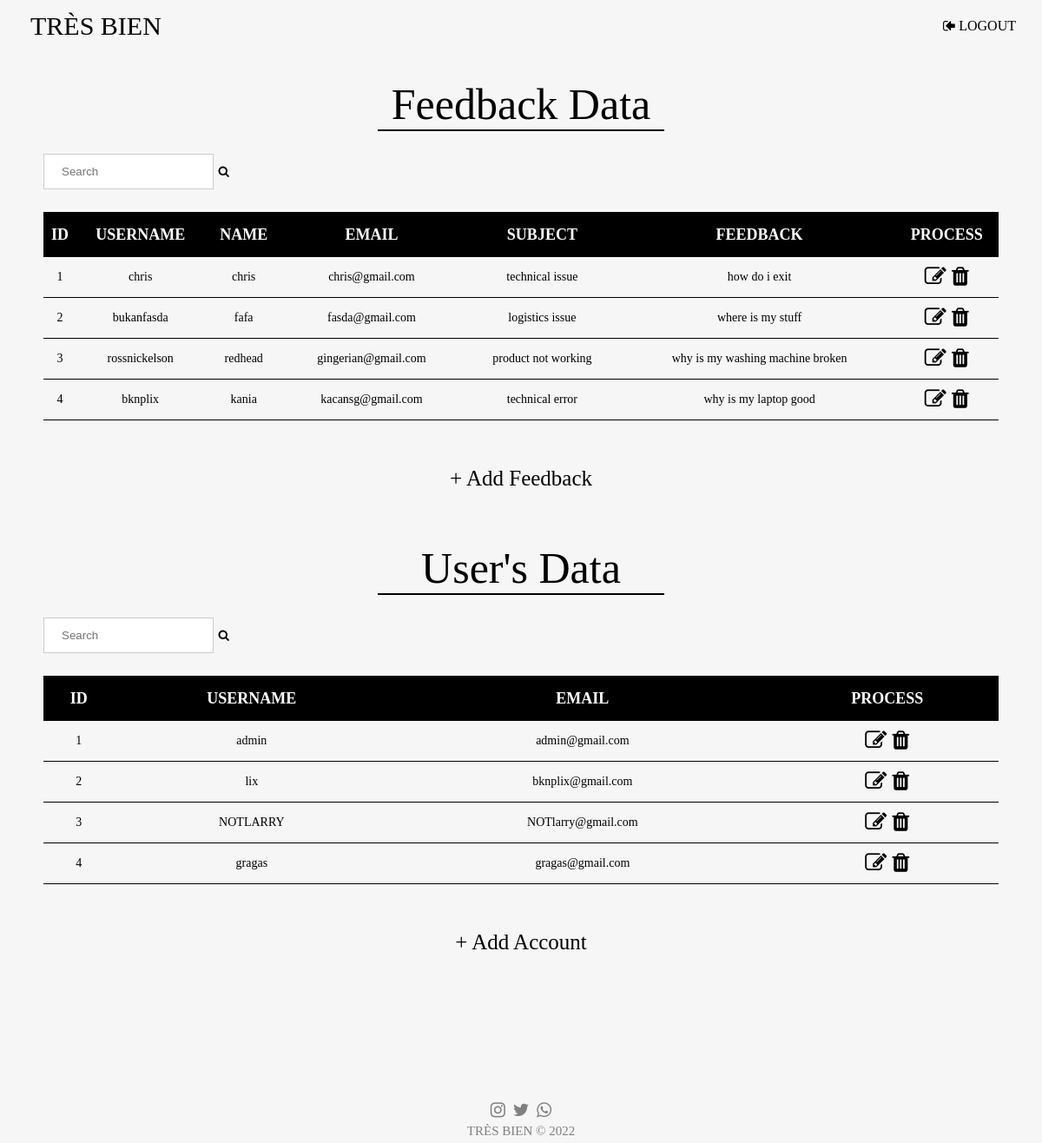
The page /admin.php (signed in) on the database its author committed.
### tables this page shows
CREATE TABLE `feedback` (
  `ID_FEEDBACK` int(11) NOT NULL,
  `USERNAME_AKUN` varchar(255) NOT NULL,
  `NAME` varchar(255) NOT NULL,
  `EMAIL` varchar(255) NOT NULL,
  `SUBJECT` varchar(255) NOT NULL,
  `FEEDBACK` varchar(255) NOT NULL
);

CREATE TABLE `akun` (
  `ID_AKUN` int(11) NOT NULL,
  `USERNAME` varchar(255) NOT NULL,
  `EMAIL` varchar(255) NOT NULL,
  `PSW` varchar(255) NOT NULL
);

### admin.php (the view, shortened to what this page needs)
<?php
    require "config.php";
    $review = [];
    $akun = [];
    if(isset($_GET['search'])){
        $keyword = $_GET['keyword'];
        $result = mysqli_query($conn, "SELECT * FROM feedback WHERE USERNAME_AKUN LIKE '%$keyword%'
                OR NAME LIKE '%$keyword%' OR EMAIL LIKE '%$keyword%' OR FEEDBACK LIKE '%$keyword%'
                OR SUBJECT LIKE '%$keyword%'");
        while($row = mysqli_fetch_assoc($result)){
            $review[] = $row;
        }
        $panjang = 0;
        foreach($review as $x) {
            $panjang++;
        }
    } else{
        $result = mysqli_query($conn, "SELECT * FROM feedback");
        while($row = mysqli_fetch_assoc($result)){
            $review[] = $row;
        }
        $panjang = 0;
        foreach($review as $x) {
            $panjang++;
        }
    }
    if(isset($_GET['search1'])){
        $keyword1 = $_GET['keyword1'];
        $result1 = mysqli_query($conn, "SELECT * FROM akun WHERE USERNAME LIKE '%$keyword1%'
                OR EMAIL LIKE '%$keyword1%'");
        while($row = mysqli_fetch_assoc($result1)){
            $akun[] = $row;
        }
        $panjang = 0;
        foreach($akun as $x) {
            $panjang++;
        }
    } else{
        $result1 = mysqli_query($conn, "SELECT * FROM akun");
        while($row = mysqli_fetch_assoc($result1)){
            $akun[] = $row;
        }
        $panjang = 0;
        foreach($akun as $x) {
            $panjang++;
        }
    }
?>
<!DOCTYPE html>
<html lang="en">
    <head>
        <link rel="stylesheet" href="style.css">
        <link rel="stylesheet" href="https://cdnjs.cloudflare.com/ajax/libs/font-awesome/4.7.0/css/font-awesome.min.css">
    </head>
    <body>
        <header id="kotaknav">
            <div class="kotaknav">
                <div class="kotaknav1">
                    <div class="kotaklogo">
                        <a href="#">
                            TRÈS BIEN
                        </a>
                    </div>
                </div>
                <div class="isinav">
                    <div class="isinav">
                        <a href="login.php">
                            <i class="fa fa-sign-in fa-rotate-180"></i>
                            LOGOUT
                        </a>
                    </div>
                </div>
            </div>
        </header>
        <main>
            <br>
            <br>
            <div class="content1">
                <div class="tabel-data">
                    <div class="content1-teks1">
                        Feedback Data
                    </div>
                    <br>
                    <div class="form-search">
                        <form class="form-search-input" method="GET" action="">
                            <input type="text" placeholder="Search" name="keyword" autocomplete="off">
                            <button type="submit" class="form-search-button" name="search"><i class="fa fa-search"></i></button>
                        </form>
                    </div>
                    <br>
                    <table class="tabel-admin">
                        <tr>
                            <th height=50px>ID</th>
                            <th>USERNAME</th>
                            <th>NAME</th>
                            <th>EMAIL</th>
                            <th>SUBJECT</th>
                            <th>FEEDBACK</th>
                            <th>PROCESS</th>
                        </tr>
                        <?php if($panjang != 0){ ?>
                        <?php $i = 1; foreach($review as $rev): ?>
                        <tr>
                            <td><?php echo $i; ?></td>
                            <td><?php echo $rev['USERNAME_AKUN']; ?></td>
                            <td><?php echo $rev['NAME'];?></td>
                            <td><?php echo $rev['EMAIL']; ?></td>
                            <td><?php echo $rev['SUBJECT']; ?></td>
                            <td><?php echo $rev['FEEDBACK']; ?></td>
                            <td>
                                <a href="admin_update_feedback.php?ID_FEEDBACK=<?php echo $rev['ID_FEEDBACK'];?>">
                                    <i class="fa fa-pencil-square-o"></i>
                                </a>
                                <a href="admin_delete_feedback.php?ID_FEEDBACK=<?php echo $rev['ID_FEEDBACK'];?>">
                                    <i class="fa fa-trash"></i>
                                </a>
                            </td>
                        </tr>
                        <?php $i++; endforeach; ?>
                        <?php } else {?>
                            <td colspan=6>
                                No Data Available
                            </td>
                        <?php } ?>
                    </table><br>
                </div>
            </div>
            <div class="tabel-data-tambah">
                <a href="admin_add_feedback.php">+ Add Feedback</a>
            </div>
            <div class="content1">
                <div class="tabel-data">
                    <div class="content1-teks1">
                        User's Data
                    </div>
                    <br>
                    <div class="form-search">
                        <form class="form-search-input" method="GET" action="">
                            <input type="text" placeholder="Search" name="keyword1" autocomplete="off">
                            <button type="submit" class="form-search-button" name="search1"><i class="fa fa-search"></i></button>
                        </form>
                    </div>
                    <br>
                    <table class="tabel-admin">
                        <tr>
                            <th height=50px>ID</th>
                            <th>USERNAME</th>
                            <th>EMAIL</th>
                            <th>PROCESS</th>
                        </tr>
                        <?php if($panjang != 0){ ?>
                        <?php $i = 1; foreach($akun as $rev): ?>
                        <tr>
                            <td><?php echo $i; ?></td>
                            <td><?php echo $rev['USERNAME']; ?></td>
                            <td><?php echo $rev['EMAIL']; ?></td>
                            <td>
                                <a href="admin_update_akun.php?ID_AKUN=<?php echo $rev['ID_AKUN'];?>">
                                    <i class="fa fa-pencil-square-o"></i>
                                </a>
                                <a href="admin_delete_akun.php?ID_AKUN=<?php echo $rev['ID_AKUN'];?>">
                                    <i class="fa fa-trash"></i>
                                </a>
                            </td>
                        </tr>
                        <?php $i++; endforeach; ?>
                        <?php } else {?>
                            <td colspan=6>
                                No Data Available
                            </td>
                        <?php } ?>
                    </table><br>
                </div>
            </div>
            <div class="tabel-data-tambah">
                <a href="admin_add_akun.php">+ Add Account</a>
            </div>
            <div class="footer">
                <div class="footer-teks">
                    <a href="https://www.instagram.com/f.chris.a/" class="fa fa-instagram"></a>
                    <a href="https://twitter.com" class="fa fa-twitter"></a>
                    <a href="https://wa.me/6281231364456" class="fa fa-whatsapp"></a>
                </div>
                <div class="footer-teks1">
                    TRÈS BIEN © 2022
                </div>
            </div>
        </main>
    </body>
</html>

### style.css (style rules this page uses)
* { scroll-behavior: smooth; -webkit-tap-highlight-color: transparent; }
html, body { background-color: #f6f6f6; width: 100%; height: 100%; margin: 0; padding: 0; }
header { width: 100%; top: 0px; position: fixed; z-index: 9; transition: 0.3s ease-in-out; }
main { margin: 0; padding: 0; width: 100%; height: 100%; position: relative; }
a { text-decoration: none; }
.kotaknav { top: 0; display: flex; width: 100%; background-color: #f6f6f6; height: 60px; }
.kotaknav a { color: white; text-decoration: none; padding: 5px; }
.kotaknav1 { width: 100%; text-align: left; padding: 10px; padding-left: 30px; align-items: center; margin: auto; justify-content: space-evenly; }
.kotaknav1 a { align-items: center; margin: auto; text-align: left; font-size: 30px; }
.kotaklogo { align-items: center; margin: auto; text-align: left; font-size: 30px; }
.kotaklogo a { color: black; }
.isinav { display: flex; margin: auto; justify-content: flex-end; align-items: center; text-align: center; }
.isinav a { transition: 0.6s; color: black; padding: 19px; padding-right: 30px; padding-left: 30px; display: flex; align-items: center; margin: auto; text-align: center; }
.isinav i { padding-left: 5px; padding-right: 5px; }
.content1 { width: 100%; padding-top: 30px; padding-bottom: 30px; position: relative; }
.content1-teks1 { width: 30%; margin: auto; text-align: center; font-size: 50px; border-bottom: 2px solid black; }
.footer { top: 0; bottom: 0; left: 0; text-align: center; padding-top: 100px; padding-bottom: 5px; }
.footer-teks { margin: auto; width: 50%; text-align: center; color: gray; font-size: 35px; padding-top: 50px; padding-left: 50px; padding-right: 50px; }
.footer-teks1 { font-size: 15px; color: gray; }
.footer-teks a { color: gray; font-size: 20px; transition: 0.2s ease-in-out; }
input { width: 100%; padding: 12px 20px; margin: 8px 0; border: 1px solid #ccc; box-sizing: border-box; transition: 0.5s; }
.tabel-data { max-width: 100%; align-items: center; margin: auto; justify-content: space-evenly; padding: 50px; padding-top: 25px; padding-bottom: 0px; overflow-x: auto; }
.tabel-admin { width:100%; background-color: #f6f6f6; color: black; border-collapse: collapse; text-align: center; overflow-x: auto; }
.tabel-admin a { font-size: 25px; }
.tabel-admin th { font-size: 18px; background-color: black; color: white; }
.tabel-admin td { padding: 0.5625rem 0.625rem; font-size: 0.875rem; border-left: none; color: black; border-bottom: 1px solid black; }
.fa-trash { color: black; transition: 0.3s; }
.fa-pencil-square-o { color: black; transition: 0.3s; }
.tabel-data-tambah { text-align: center; font-size: 25px; padding: 5px; }
.tabel-data-tambah a { transition: 0.3s; text-decoration: none; color: black; }
.form-search { width: 20%; display: flex; align-items: flex-end; }
.form-search-input { display: flex; justify-content:space-around; }
.form-search-button { background-color: #f6f6f6; border: none; }

### rows shown on the page
feedback: USERNAME_AKUN "chris", NAME "chris", EMAIL "chris@gmail.com", SUBJECT "technical issue", FEEDBACK "how do i exit"
feedback: USERNAME_AKUN "bukanfasda", NAME "fafa", EMAIL "fasda@gmail.com", SUBJECT "logistics issue", FEEDBACK "where is my stuff"
feedback: USERNAME_AKUN "rossnickelson", NAME "redhead", EMAIL "gingerian@gmail.com", SUBJECT "product not working", FEEDBACK "why is my washing machine broken"
feedback: USERNAME_AKUN "bknplix", NAME "kania", EMAIL "kacansg@gmail.com", SUBJECT "technical error", FEEDBACK "why is my laptop good"
akun: USERNAME "admin", EMAIL "admin@gmail.com"
akun: USERNAME "lix", EMAIL "bknplix@gmail.com"
akun: USERNAME "NOTLARRY", EMAIL "NOTlarry@gmail.com"
akun: USERNAME "gragas", EMAIL "gragas@gmail.com"
